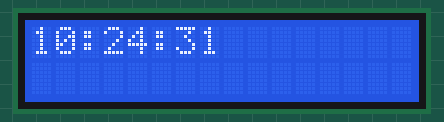
Bench run of a sketch on a simulated ESP8266 (NodeMCU). Shown: 16×2 character LCD. WiFi joins after 1.5 s; servers stay silent unless stated; the local clock reads 2024-03-15 10:24:30 at power-on unless the sketch sets it; what the sketch prints to the serial monitor is not drawn.

Above: at 1.7 s.
At 5.7 s:
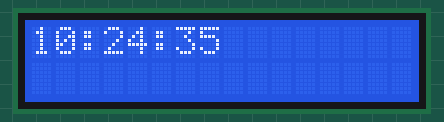
At 10.8 s:
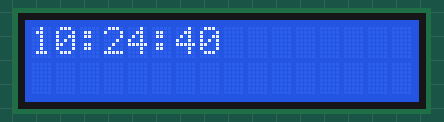
At 19.9 s:
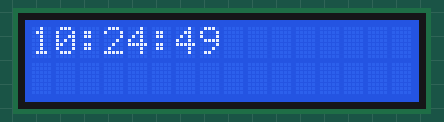
At 29.0 s:
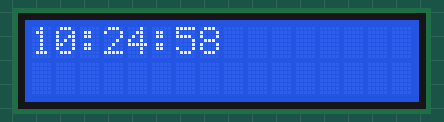
At 38.1 s:
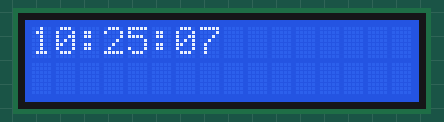

The sketch:

ntp_clock.ino
```cpp
#include <Time.h>         // https://github.com/PaulStoffregen/Time
#include <Timezone.h>     // https://github.com/JChristensen/Timezone

#include <WiFiUdp.h>      // arduino/libraries/WiFi/src
#include <ESP8266WiFi.h>  // https://github.com/esp8266/Arduino

#include <LiquidCrystal_I2C.h> // https://bitbucket.org/fmalpartida/new-liquidcrystal/downloads/NewliquidCrystal_1.3.4.zip

// one second, 1000 milliseconds
const int SECOND = 1000;

// WiFi section
const byte SSID_SIZE = 2;
const char* SSID_t[SSID_SIZE]   = {"cls-router", "cls-ap"};
const char* PASSWD_t[SSID_SIZE] = {"r4cD7TPG", "r4cD7TPG"};

byte ssid_ix = 0;
// WiFi section - end


// NTP section
// Eastern European Time (Timisoara)
const TimeChangeRule EEST = {"EEST", Last, Sun, Mar, 3, 180}; // Eastern European Summer Time
const TimeChangeRule EET  = {"EET",  Last, Sun, Oct, 4, 120}; // Eastern European Standard Time
Timezone EasternEuropeanTime(EEST, EET);

TimeChangeRule *tcr;

// Constants waiting for NTP server response; check every POLL_INTERVAL (ms) up to POLL_TIMES times
const byte POLL_INTERVAL = 10; // poll every this many ms
const byte POLL_TIMES = 100;  // poll up to this many times
const byte PKT_LEN = 48; // NTP packet length
const byte USELES_BYTES = 40; // Useless bytes to be discarded; set useless to 32 for speed; set to 40 for accuracy.

WiFiUDP udp;
// NTP section - end


// LiquidCrystal section
// Set the LCD I2C address and pinouts
LiquidCrystal_I2C lcd(0x3F, 2, 1, 0, 4, 5, 6, 7, 3, POSITIVE);

const byte LCD_LINES = 2;
const byte LCD_CHARS_PER_LINE = 16;
// LiquidCrystal section - end


// functions prototype section
void connectWifi();

time_t getTime();

void showTimeOnLcd();

String timeString();

String timeString(int, int, int, int, int, int);
// functions prototype section - end


void setup() {
  Serial.begin(115200);

  // Set the external time provider
  setSyncProvider(getTime);
  // Set synch interval to 2 seconds till sync
  setSyncInterval(200);
  // wait to synch clock
  while (timeStatus() != timeSet)
  {
    ;
  }
  // Set synch interval to 6 hours
  setSyncInterval(6 * 3600);

  // initialize the lcd
  lcd.begin(LCD_CHARS_PER_LINE, LCD_LINES);
  lcd.setBacklight(HIGH);
}

void loop() {
  showTimeOnLcd();
  delay(SECOND);
}

time_t getTime()
{
  if (WiFi.status() != WL_CONNECTED)
    connectWifi();
  if (WiFi.status() != WL_CONNECTED)
  {
    Serial.print("ERROR: WiFi connection failed.");
    return 0;
  }

  unsigned long mllis = millis();
  // Initializes the WiFi UDP library and network settings. Starts WiFiUDP socket, listening at local port 12670
  static int udpInitialized = udp.begin(12670);
  if (0 == udpInitialized) // returns 0 if there are no sockets available to use
  {
    Serial.println("ERROR: there are no sockets available to use.");
    return 0;
  }
  static char timeServer[] = "ro.pool.ntp.org";  // the NTP server
  // static char timeServer[] = "time.nist.gov";  // the NTP server
  static long ntpFirstFourBytes = 0xEC0600E3; // the NTP request header

  udp.flush(); // Clear received data from possible stray received packets

  // Send an NTP request to timeserver on NTP port: 123
  if (! (udp.beginPacket(timeServer, 123)
         && udp.write((byte *)&ntpFirstFourBytes, PKT_LEN) == PKT_LEN
         && udp.endPacket()))
  {
    Serial.println("NTP ERROR: sending request failed");
    return 0; // sending request failed
  }

  int pktLen;               // received packet length
  // Wait for NTP server response; check every POLL_INTERVAL ms up to POLL_TIMES times
  byte j = 0;
  for (; j < POLL_TIMES; j++) {
    if ((pktLen = udp.parsePacket()) == PKT_LEN)
      break;
    delay(POLL_INTERVAL);
  }
  if (pktLen != PKT_LEN)
  {
    Serial.println(String("NTP ERROR: no correct packet received; pktLen = ") + pktLen + ", expected 48");
    return 0; // no correct packet received
  }

  // Read and discard the first useless bytes
  for (byte i = 0; i < USELES_BYTES; ++i)
    udp.read();

  // Read the integer part of sending time
  time_t t_time = udp.read();  // NTP time
  for (byte i = 1; i < 4; i++)
    t_time = t_time << 8 | udp.read();

  // Round to the nearest second if we want accuracy
  // The fractionary part is the next byte divided by 256: if it is
  // greater than 500ms we round to the next second; we also account
  // for an assumed network delay of 30ms, and (0.5-0.05)*256=120;
  // additionally, we account for how much we delayed reading the packet
  // since its arrival, which we assume on average to be POLL_INTERVAL/2.
  t_time += (udp.read() > 120 - POLL_INTERVAL / 8);

  // Discard the rest of the packet
  udp.flush();
  //  WiFi.disconnect();

  // convert NTP time to GMT time
  t_time -= 2208988800ul;
  // convert Unix to locale (EET | EEST)
  t_time = EasternEuropeanTime.toLocal(t_time, &tcr);

  Serial.println(String("NTP: primit ora exacta (") + (millis() - mllis) + " ms)");
  return t_time;
}

void connectWifi()
{
  if (WiFi.status() == WL_CONNECTED )
    return;
  ssid_ix = ssid_ix % SSID_SIZE;

  Serial.println(String("WiFi: conectare la ") + SSID_t[ssid_ix]);
  WiFi.begin(SSID_t[ssid_ix], PASSWD_t[ssid_ix]);

  unsigned long mllis = millis();
  byte count = 1;
  while (WiFi.status() != WL_CONNECTED) {
    delay(10);
    if (millis() - mllis >= 10000)
    {
      Serial.println(" - 10 s timed out. Trying next SSID.");
      ssid_ix += 1;
      return connectWifi();
    }
    if ((++count) % 10 == 0)
    {
      Serial.print(". ");
    }
    if (count == 100)
    {
      Serial.println();
      count = 0;
    }
  }
  Serial.println();
  Serial.println(String("WiFi: conectat la ") + SSID_t[ssid_ix] + ", adresa IP: " + WiFi.localIP().toString());
}

void showTimeOnLcd()
{
  lcd.clear();
  lcd.setCursor(0, 0);
  String timeStr = timeString();
  lcd.print(timeStr);
  Serial.println(timeStr);
}

String timeString()
{
  int day_t = day(), month_t = month(), year_t = year();
  int hour_t = hour(), minute_t = minute(), second_t = second();
  return timeString(day_t, month_t, year_t, hour_t, minute_t, second_t);
}

String timeString(int day_t, int month_t, int year_t, int hour_t, int minute_t, int second_t)
{
  char buff[LCD_CHARS_PER_LINE];
  if(LCD_CHARS_PER_LINE < 20)
    sprintf(buff, "%02d:%02d:%02d", hour_t, minute_t, second_t);
  else
    sprintf(buff, "%02d-%02d-%04d %02d:%02d:%02d", day_t, month_t, year_t, hour_t, minute_t, second_t);
  return String(buff);
}
```

Measured:
- what the display in image 0 shows lasts 1.0 s, from 1.6 s to 2.6 s
